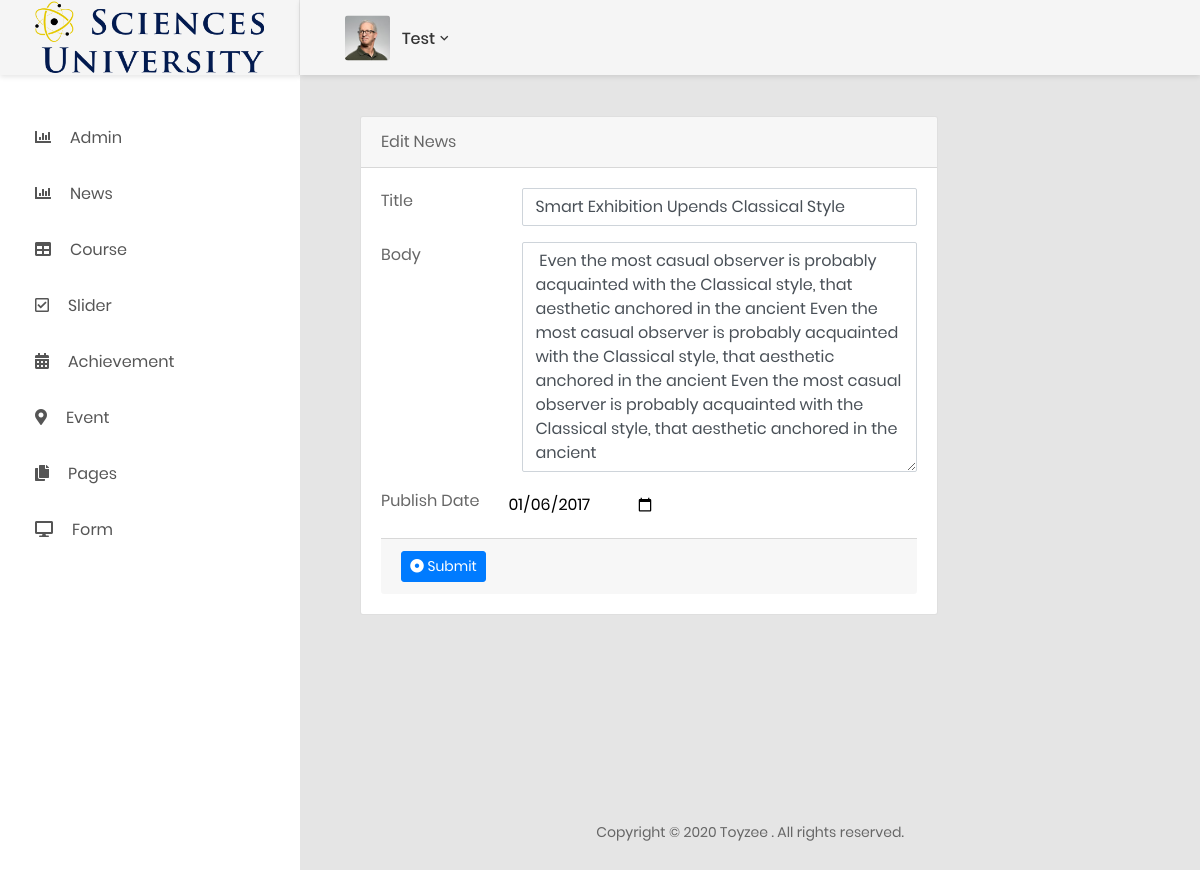
The app's page /Admin-Theme/edit_news.php?id=4 (signed in) with its own data.
### tables this page shows
CREATE TABLE `logo` (
  `id` int(11) NOT NULL,
  `admin_id` int(11) NOT NULL,
  `logo_image` text NOT NULL,
  `alt_image` varchar(255) NOT NULL,
  `created_at` timestamp NOT NULL DEFAULT CURRENT_TIMESTAMP,
  `updated_at` timestamp NOT NULL DEFAULT CURRENT_TIMESTAMP
);

CREATE TABLE `news` (
  `id` int(11) NOT NULL,
  `admin_id` int(11) NOT NULL,
  `title` varchar(255) NOT NULL,
  `body` text NOT NULL,
  `published` date NOT NULL,
  `created_at` timestamp NOT NULL DEFAULT CURRENT_TIMESTAMP,
  `updated_at` timestamp NOT NULL DEFAULT CURRENT_TIMESTAMP
);

### config/dbconfig.php (called while the page is built, shortened)
<?php
class ConnectDb {
  private $host ='localhost';
  private $user ='root';
  private $pass ='123456';
  private $dbname ='Science_uni';
  private $dbh;
  private $stmt;    public function __construct(){
      $dsn = 'mysql:host='. $this->host . ';dbname='. $this->dbname.'';
      $options = array(
          PDO::ATTR_PERSISTENT => true,
          PDO::ATTR_ERRMODE    => PDO::ERRMODE_EXCEPTION
      );
      try {
          $this->dbh = new PDO($dsn, $this->user, $this->pass, $options);
      } catch(PDOException $e){
          $this->error = $e->getMessage();
      }
  }
  public function query($query){
      $this->stmt = $this->dbh->prepare($query);
  }    public function bind($param, $value, $type = null){
      if(is_null($type)){
          switch(true){
                  default:
                  $type = PDO::PARAM_STR;
          }
      }
      $this->stmt->bindValue($param,  $value, $type);
  }    public function execute(){
      return $this->stmt->execute();
  }    public function resultset(){
      $this->execute();
      return $this->stmt->fetchAll(PDO::FETCH_ASSOC);
  }}
?>

### entity/logo.php (called while the page is built, shortened)
<?php
include_once('../config/dbconfig.php');
class Logo extends ConnectDb {
    public function getLogo() {
        $this->query('SELECT * FROM logo');
        $this->execute();
        $row=$this->resultset();
        return $row;
    }
}
?>

### entity/news.php (called while the page is built, shortened)
<?php
include_once('../config/dbconfig.php');
class News extends ConnectDb {
    public function getNewsById($id){
        $this->query('SELECT * FROM news WHERE id =:id');
         $this->bind('id',$id);
         $this->execute();
         $row=$this->resultset();
         return $row;
    }
}
?>

### Admin-Theme/edit_news.php (the view, shortened to what this page needs)
<?php
include('partials/header_admin.php');
?>
<?php
if(isset($_SESSION['admin']) || isset($_SESSION['superAdmin'])){
include('../entity/news.php');
$news = new News();
$id = $_GET['id'];
?>
<div class="col-lg-9">
                                <div class="card">
                                    <div class="card-header">
                                        Edit News
                                    </div>
                                    <div class="card-body card-block">
                                        <form action="" method="post" class="form-horizontal" onsubmit="return editNews()">
                                        <?php $new = $news->getNewsById($id)[0]?>
                                            <div class="row form-group">
                                                <div class="col col-md-3">
                                                    <label for="text-input" class=" form-control-label">Title</label>
                                                </div>
                                                <div class="col-12 col-md-9">
                                                    <input type="text" id="text-input" name="title" placeholder="Text" class="form-control" maxlength="255" value = "<?php echo $new['title'] ?>">
                                                </div>
                                            </div>
                                            <div class="row form-group">
                                                <div class="col col-md-3">
                                                    <label for="textarea-input" class=" form-control-label">Body</label>
                                                </div>
                                                <div class="col-12 col-md-9">
                                                    <textarea name="body" id="editor1" rows="9" placeholder="" class="form-control"> <?php echo $new['body'] ?> </textarea>
                                                </div>
                                            </div>
                                            <div class="row form-group">
                                                <div class="col col-md-3">
                                                    <label for="text-input" class=" form-control-label">Publish Date</label>
                                                </div>
                                                <input type="date" name="date" id="myDate" placeholder="12/12/2020" value="<?php echo $new['published'] ?>">
                                            </div>
                                            <div class="card-footer">
                                                <button type="submit" name="update_news" class="btn btn-primary btn-sm">
                                                <i class="fa fa-dot-circle-o"></i> Submit
                                                </button>
                                            </div>
                                        </form>
                                    </div>
                                </div>
 <?php
}
?>
<?php
include('partials/footer_admin.php');
?>

### Admin-Theme/partials/header_admin.php (shortened to what this page needs)
<?php
include('../entity/logo.php');
$logo = new Logo();
$gLogo = $logo->getLogo();
?>
<!DOCTYPE html>
<html lang="en">
<head>
    <link href="css/font-face.css" rel="stylesheet" media="all">
    <link href="vendor/font-awesome-4.7/css/font-awesome.min.css" rel="stylesheet" media="all">
    <link href="vendor/font-awesome-5/css/fontawesome-all.min.css" rel="stylesheet" media="all">
    <link href="vendor/mdi-font/css/material-design-iconic-font.min.css" rel="stylesheet" media="all">
    <link href="vendor/bootstrap-4.1/bootstrap.min.css" rel="stylesheet" media="all">
    <link href="vendor/animsition/animsition.min.css" rel="stylesheet" media="all">
    <link href="vendor/bootstrap-progressbar/bootstrap-progressbar-3.3.4.min.css" rel="stylesheet" media="all">
    <link href="vendor/wow/animate.css" rel="stylesheet" media="all">
    <link href="vendor/css-hamburgers/hamburgers.min.css" rel="stylesheet" media="all">
    <link href="vendor/slick/slick.css" rel="stylesheet" media="all">
    <link href="vendor/select2/select2.min.css" rel="stylesheet" media="all">
    <link href="vendor/perfect-scrollbar/perfect-scrollbar.css" rel="stylesheet" media="all">
    <link href="css/theme.css" rel="stylesheet" media="all">
</head>
<body class="animsition">
    <div class="page-wrapper">
        <aside class="menu-sidebar d-none d-lg-block">
            <div class="logo">
                <a href="admin.php">
                    <img src="<?php echo $gLogo[0]['logo_image']; ?>" alt="Cool Admin" />
                </a>
            </div>
            <div class="menu-sidebar__content js-scrollbar1">
                <nav class="navbar-sidebar">
                    <ul class="list-unstyled navbar__list">
                        <li class=" has-sub">
                            <a href="admin.php">
                                <i class="fas fa-chart-bar"></i>Admin</a>
                        </li>
                        <li>
                            <a href="news.php">
                                <i class="fas fa-chart-bar"></i>News</a>
                        </li>
                        <li>
                            <a href="course.php">
                                <i class="fas fa-table"></i>Course</a>
                        </li>
                        <li>
                            <a href="slider.php">
                                <i class="far fa-check-square"></i>Slider</a>
                        </li>
                        <li>
                            <a href="achievement.php">
                                <i class="fas fa-calendar-alt"></i>Achievement</a>
                        </li>
                        <li>
                            <a href="event.php">
                                <i class="fas fa-map-marker-alt"></i>Event</a>
                        </li>
                        <li class="has-sub">
                            <a class="js-arrow" href="#">
                                <i class="fas fa-copy"></i>Pages</a>
                        </li>
                        <li class="has-sub">
                            <a class="js-arrow" href="form.php">
                                <i class="fas fa-desktop"></i>Form</a>
                        </li>
                    </ul>
                </nav>
            </div>
        </aside>
        <div class="page-container">
            <header class="header-desktop">
                <div class="section__content section__content--p30">
                    <div class="container-fluid">
                        <div class="header-wrap">
                            <div class="header-button">
                                <div class="account-wrap">
                                    <div class="account-item clearfix js-item-menu">
                                        <div class="image">
                                            <img src="images/icon/avatar-01.jpg" alt="John Doe" />
                                        </div>
                                        <?php
                                        if(isset($_SESSION['admin'])) {
                                        ?>
                                        <div class="content">
                                            <a class="js-acc-btn" href="#"><?php echo $_SESSION['admin']['name']?></a>
                                        </div>
                                            <?php } ?>
                                    </div>
                                </div>
                            </div>
                        </div>
                    </div>
                </div>
            </header>
            <main>
            <div class="main-content">
    <div class="section__content section__content--p30">
        <div class="container-fluid">

### records on screen
logo: logo_image (picture)
news: title "Smart Exhibition Upends Classical Style", body "Even the most casual observer is probably acquainted with the Classical style, that aesthetic anchored in the ancient Even the most casual observer is probably acquainted with the Classical style, that aesthetic anchored in the ancient Even the most casual observer is probably acquainted with the Classical style, that aesthetic anchored in the ancient", date "01/06/2017"

### other values on screen
$_SESSION['admin']['name'] "Test"
